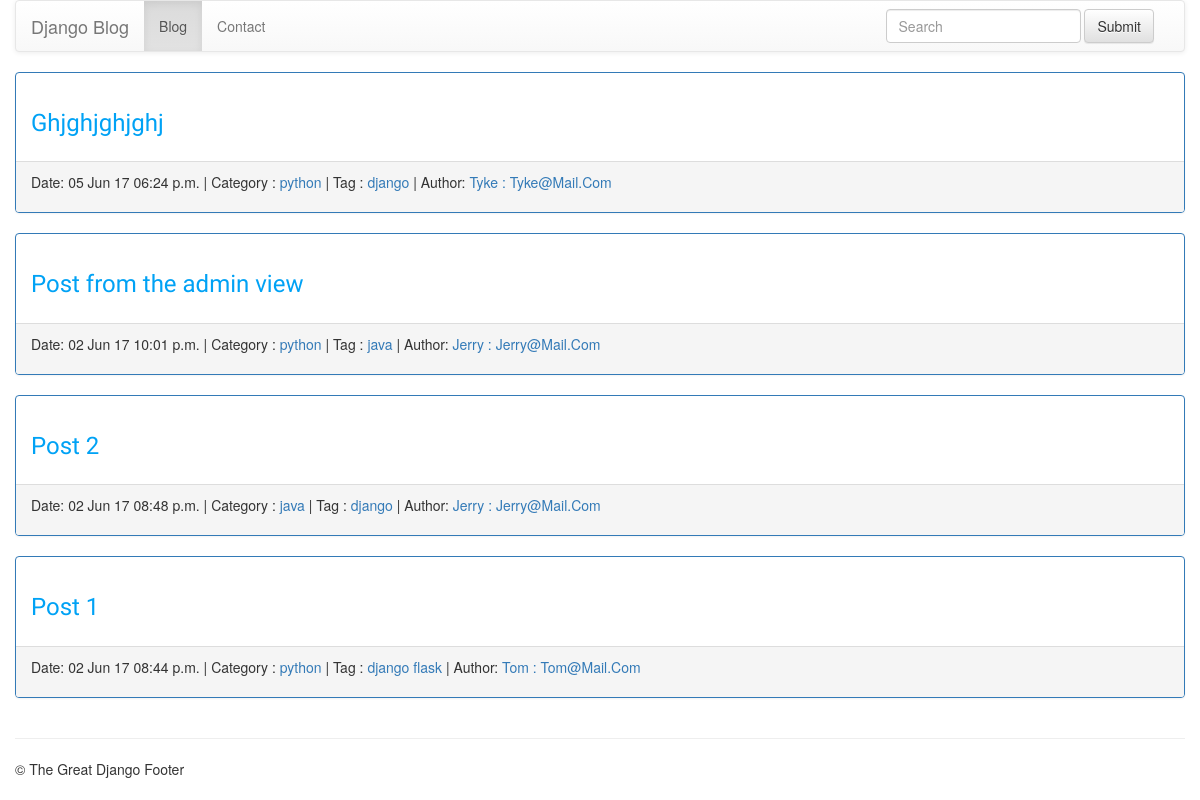
The page / on the database its author committed.
### blog/models.py (models this page shows, shortened)
class Post(models.Model):
    title = models.CharField(max_length=200)
    slug = models.SlugField(unique=True, help_text="Slug will be generated automatically from post title, and will be displayed when post is saved")
    content = models.TextField()
    pub_date = models.DateTimeField(auto_now_add=True)
    author = models.ForeignKey(Author)
    category = models.ForeignKey(Category)
    tags = models.ManyToManyField(Tag)
    def get_absolute_url(self):
        return reverse('post_detail', args=[self.id])

class Category(models.Model):
    name = models.CharField(max_length=100, unique=True)
    slug = models.SlugField(max_length=100, unique=True)
    author = models.ForeignKey(Author)
    class Meta:
        verbose_name_plural = "Categories"
    def __str__(self):
        return self.name
    def get_absolute_url(self):
        return reverse('posts_by_category', args=[self.slug])

class Tag(models.Model):
    name = models.CharField(max_length=100, unique=True)
    slug = models.SlugField(max_length=100, unique=True)
    author = models.ForeignKey(Author)
    def __str__(self):
        return self.name
    def get_absolute_url(self):
        return reverse('posts_by_tag', args=[self.slug])

class Author(models.Model):
    name = models.CharField(max_length=50, verbose_name="Author Name")
    email = models.EmailField(unique=True)
    active = models.BooleanField(default=False)
    created_on = models.DateTimeField(auto_now_add=True)
    last_logged_in = models.DateTimeField(auto_now=True)
    def __str__(self):
        return self.name + " : " + self.email

### blog/views.py (the view)
# urls.py: url(r'^$', views.post_list, name='post_list'),
def post_list(request):
    posts = Post.objects.order_by("-id").all() #order by newest post first, oldest last
    return render(request, 'blog/post_list.html', {'posts': posts})

### blog/templates/blog/post_list.html
{% extends "blog/base.html" %} {% block title %} Blogg - {{ block.super }} {% endblock %} {% block content %}
<div class="content">
    <div class="section-inner clearfix">
        {% for post in posts %}
        <div class="panel panel-primary">
            <div class="panel-body">
                <h3> <a href="{{ post.get_absolute_url }}">{{ post.title|capfirst }}</a> </h3>
            </div>
            <div class="panel-footer">
                <p class="post-info">
                    {% include 'blog/post_info.html' %}
                </p>
            </div>
        </div>
        {% empty %}
        <p>There are no posts</p>
        {% endfor %}
    </div>
    {% endblock %}

### blog/templates/blog/post_info.html
<span>Date: {{ post.pub_date|date:"d M y h:i a" }}</span> |
<span>Category : <a href="{{ post.category.get_absolute_url }}">{{ post.category }}</a></span> |
<span>Tag :
  {% for tag in post.tags.all %}
      <a href="{{ tag.get_absolute_url }}">{{ tag }}</a>
  {% empty %}
      None
  {% endfor %}
</span>|
<span>Author: <a href="{{ post.author.get_absolute_url }}">{{ post.author|title }}</a></span>

### blog/static/blog/blog.css (style rules this page uses)
h3 a { color: #00A2F5; font-family: 'Lobster'; font-size: 20; }
body { padding-left: 15px; padding-right: 15px; }

### rows shown on the page
Post: title "Ghjghjghjghj", pub_date "05 Jun 17 06:24 p.m.", category "python", author "Tyke : Tyke@Mail.Com"
Tag: name "django"
Post: title "Post from the admin view", pub_date "02 Jun 17 10:01 p.m.", category "python", author "Jerry : Jerry@Mail.Com"
Tag: name "java"
Post: title "Post 2", pub_date "02 Jun 17 08:48 p.m.", category "java", author "Jerry : Jerry@Mail.Com"
Post: title "Post 1", pub_date "02 Jun 17 08:44 p.m.", category "python", author "Tom : Tom@Mail.Com"
Tag: name "flask"
